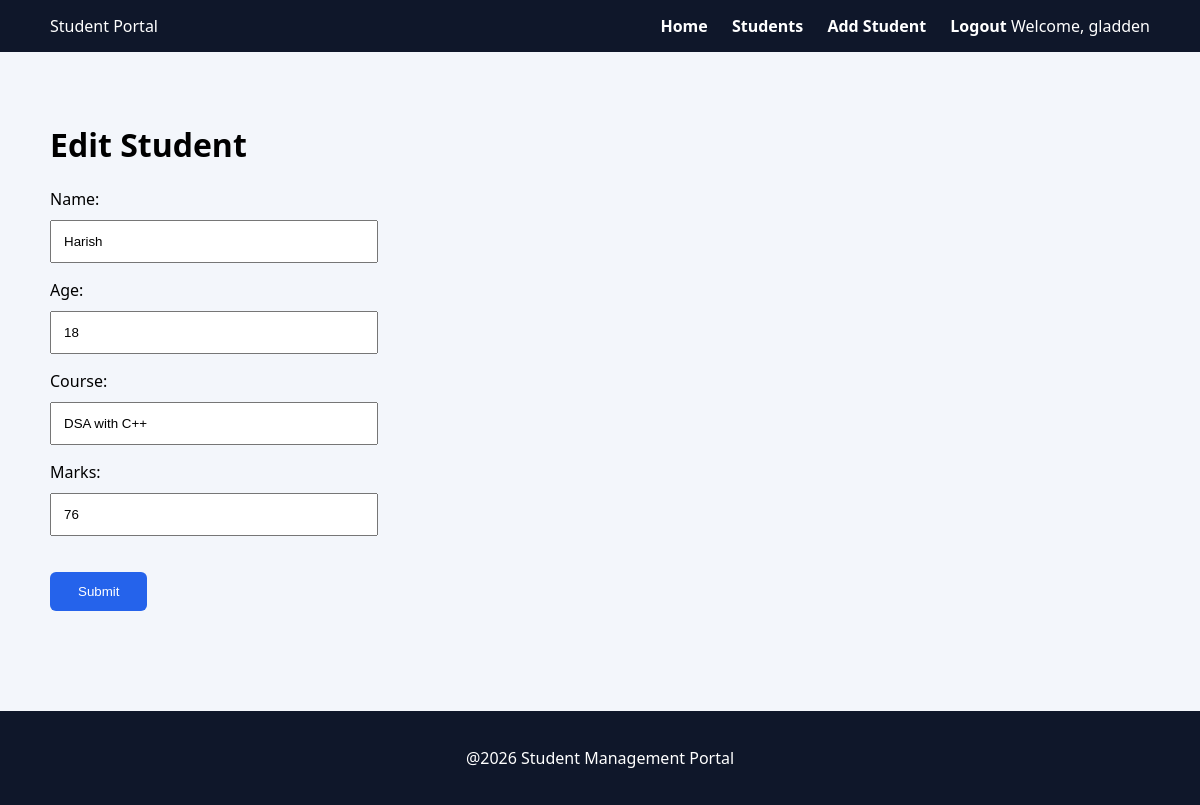
/edit/3 (signed in), run on the app's committed database.
### students/models.py (models this page shows, shortened)
class Student(models.Model):
    name = models.CharField(max_length=100)
    course = models.CharField(max_length=100)
    marks = models.IntegerField()
    age = models.IntegerField(default=18)

### students/views.py (the view)
# urls.py: path('edit/<int:id>',views.edit_student),
@login_required
def edit_student(request,id):
    student = Student.objects.get(id=id)
    if request.method == "POST":
        form = StudentForm(request.POST,instance=student)
        if form.is_valid():
            form.save()
            return redirect('/students/')
    else:
        form = StudentForm(instance=student)
    return render(request,'edit_student.html',{'form':form})

### students/forms.py
class StudentForm(forms.ModelForm):
    class Meta:
        model = Student
        fields = ['name','age','course','marks']

### students/templates/edit_student.html (shortened to what this page needs)
{% extends 'base.html'%}
{% block content %}
<h1>Edit Student</h1>
<form method="post" class="form">
    {{ form.as_p }}
    <button class="btn">Submit</button>
</form>
{% endblock %}

### students/templates/base.html (shortened to what this page needs)
{% load static %}
<!DOCTYPE html>
<html>
    <head>
        <link rel="stylesheet" href="{%static 'css/style.css'%}">
    </head>
    <body>
        <header class="navbar">
            <div class="logo">Student Portal</div>
            <nav>
                <a href="/">Home</a>
                <a href="/students">Students</a>
                <a href="/add">Add Student</a>
                <a href="/logout">Logout</a>
                {% if user.is_authenticated %}
                    <span class="welcome">Welcome, {{ user.username }}</span>
                {% else %}
                    <a href="/login">Login</a>
                {% endif %}
            </nav>
        </header>
        <div class="container">
            {% block content %}
            {% endblock %}
        </div>
        <footer class="footer">
            <p>@2026 Student Management Portal</p>
        </footer>
    </body>
</html>

### students/static/css/style.css (style rules this page uses)
body { margin:0; font-family: 'Segoe UI', Tahoma, Geneva, Verdana, sans-serif; background:#f3f6fb; }
.navbar { background:#0f172a; color:white; display:flex; justify-content:space-between; align-items:center; padding:15px 50px; }
.navbar a { color:white; margin-left:20px; text-decoration:none; font-weight:bold; }
.container { padding:50px; }
.btn { display:inline-block; margin-top:20px; padding:12px 28px; background:#2563eb; color:white; border:none; border-radius:6px; text-decoration:none; cursor:pointer; }
.form input { display:block; width:300px; padding:12px; margin:10px 0; }
.footer { text-align:center; background:#0f172a; color:white; padding:20px; margin-top:50px; }

### data on the page
Student: name "Harish", age "18", course "DSA with C++", marks "76"

### other printed values
{{ user.username }} "gladden"
